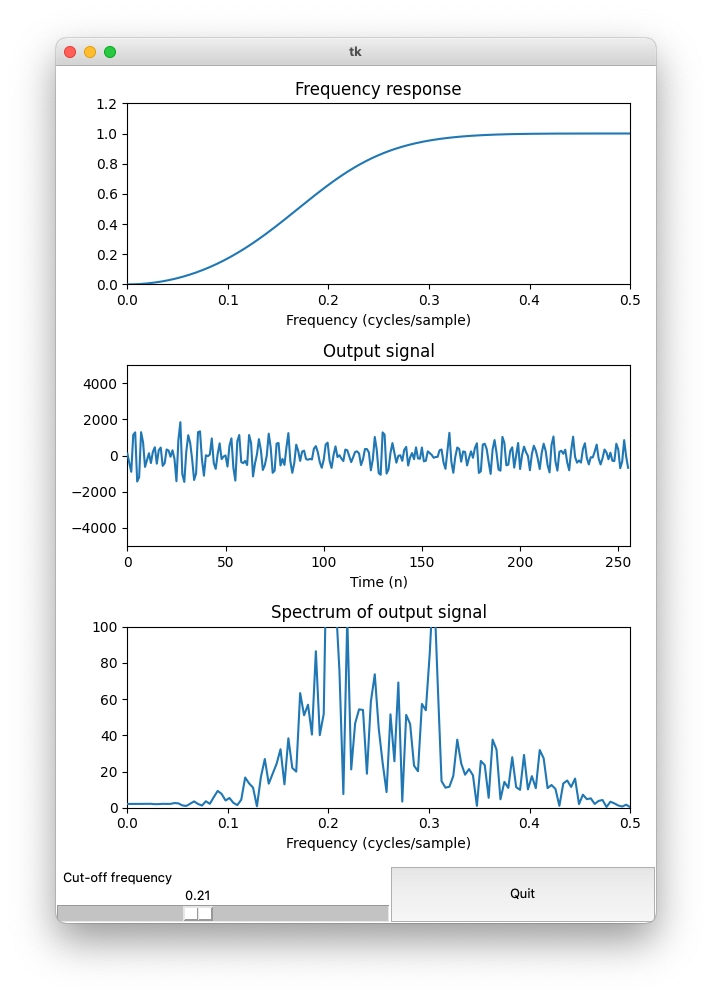

Write the Python code that produced this figure.
# plot_play_microphone_filter_numpy_spectrum_nopyplot.py

# It can have low-latency without drop-outs! (on my mac, using MacOSX backend)

# RATE = 16000 and BLOCKLEN = 256 --> no drop outs, good
# RATE = 16000 and BLOCKLEN = 128 --> drop outs 
# RATE = 8000 and BLOCKLEN = 64 --> drop outs 

import pyaudio
import numpy as np
from scipy.signal import butter, lfilter, freqz
import matplotlib.figure
from matplotlib import animation

import tkinter as Tk    
from matplotlib.backends.backend_tkagg import FigureCanvasTkAgg

matplotlib.use('TkAgg')
# matplotlib.use('MacOSX')

print('The matplotlib backend is %s' % matplotlib.get_backend())             # the backend used by matplotlib

# RATE = 8000
RATE = 16000
WIDTH = 2
CHANNELS = 1


# BLOCKLEN = 512
BLOCKLEN = 256    
# BLOCKLEN = 128          # DROP-OUTS
# BLOCKLEN = 64       # Continuous DROP-OUTS

BLOCK_DURATION = 1000.0 * BLOCKLEN/RATE # duration in milliseconds
print('Block length: %d' % BLOCKLEN)
print('Duration of block in milliseconds: %.1f' % BLOCK_DURATION)


# Update filter when slider is moved
def update_filter(event):
    global a, b
    global fc
    fc = cutoff_freq.get()
    # [b, a] = butter(ORDER, 2 * fc)
    [b, a] = butter(ORDER, 2 * fc, btype = 'high')
    [om, H] = freqz(b, a)
    
    line_freqresp.set_ydata(np.abs(H))
    # fig1.canvas.draw()


# DEFINE TKINTER ROOT

root = Tk.Tk()    # Define root before creating figure

# Cut-off frequency slider
cutoff_freq = Tk.DoubleVar()            # Define Tk variable
cutoff_freq.set(0.25)                   # Initilize
S_cutoff = Tk.Scale(root, label = 'Cut-off frequency',
        variable = cutoff_freq,
        from_ = 0.01, to = 0.49, resolution = 0.01,
        orient = 'horizontal', 
        command = update_filter)

# Quit button
B_quit = Tk.Button(root, text = 'Quit', command = root.quit)


# Initialize filter for plotting
b = [0]
a = [1]
[om, H] = freqz(b, a)
f = om/(2 * np.pi)
ORDER = 2   # filter order
states = np.zeros(ORDER)

# DEFINE FIGURE

fig1 = matplotlib.figure.Figure()
ax_freqresp = fig1.add_subplot(3, 1, 1)
ax_signal = fig1.add_subplot(3, 1, 2)
ax_spectrum = fig1.add_subplot(3, 1, 3)
fig1.set_size_inches((6, 8))  # (width, height)

n = np.arange(BLOCKLEN)
output_block = np.zeros(BLOCKLEN)
[line_signal] = ax_signal.plot([], [])
# [line_signal] = ax_signal.plot(n, output_block)

[line_freqresp] = ax_freqresp.plot([], [])
# [line_freqresp] = ax_freqresp.plot(f, np.abs(H))

X = np.fft.rfft(output_block)  # real fft
f2 = np.arange(X.size) / BLOCKLEN
[line_spectrum] = ax_spectrum.plot([], [])
# [line_spectrum] = ax_spectrum.plot(f2, np.abs(X)/BLOCKLEN)


# Turn figure into a Tkinter widget
my_canvas = FigureCanvasTkAgg(fig1, master = root)
# fig1.canvas.draw()   # (optional ?)
# my_canvas.draw()   # (optional ?)
C1 = my_canvas.get_tk_widget()   # canvas widget

# PLACE WIDGETS

C1.pack()
B_quit.pack(side = 'right', expand = True, fill = 'both')
S_cutoff.pack(side = 'left', expand = True, fill = 'both')

# Open the audio output stream
p = pyaudio.PyAudio()

PA_FORMAT = p.get_format_from_width(WIDTH)
stream = p.open(
    format = PA_FORMAT,
    channels = CHANNELS,
    rate = RATE,
    input = True,
    output = True,
    frames_per_buffer = BLOCKLEN)   # optional, but can help to reduce latency


def my_init():
    print('hello')

    line_signal.set_xdata(n)
    line_signal.set_ydata(output_block)
    ax_signal.set_ylim(-5000, 5000)
    ax_signal.set_xlim(0, BLOCKLEN)
    ax_signal.set_xlabel('Time (n)')
    ax_signal.set_title('Output signal')

    update_filter(None)         # draw frequency response
    line_freqresp.set_xdata(f)
    ax_freqresp.set_xlim(0, 0.5)
    ax_freqresp.set_ylim(0, 1.2)
    ax_freqresp.set_title('Frequency response')
    ax_freqresp.set_xlabel('Frequency (cycles/sample)')

    line_spectrum.set_ydata(np.abs(np.fft.rfft(output_block))/BLOCKLEN)
    line_spectrum.set_xdata(f2)
    ax_spectrum.set_xlim(0, 0.5)
    ax_spectrum.set_ylim(0, 100)
    ax_spectrum.set_title('Spectrum of output signal')
    ax_spectrum.set_xlabel('Frequency (cycles/sample)')

    fig1.tight_layout()

    update_filter(None)


    return (line_signal, line_freqresp, line_spectrum)

output_block = np.zeros(BLOCKLEN)
MAXVALUE = 2**15-1

def my_update(i):

    global states

    # Get block of samples from audion input stream
    input_bytes = stream.read(BLOCKLEN, exception_on_overflow = False)

    # Convert binary data to number sequence (tuple)
    input_block = np.frombuffer(input_bytes, dtype = 'int16')

    # filtering
    [output_block, states] = lfilter(b, a, input_block, zi = states)

    signal_block = np.clip(output_block, -MAXVALUE, MAXVALUE)   
    # clips maximum value before converting to 16 bit integers
        
    # Convert output value to binary data
    # And write binary data to audio output stream
    stream.write(output_block.astype('int16').tobytes(), BLOCKLEN)

    # update_waveform_plot(output_block)
    line_signal.set_ydata(output_block)
    line_spectrum.set_ydata(np.abs(np.fft.rfft(output_block))/BLOCKLEN)

    return (line_signal, line_freqresp, line_spectrum)


my_anima = animation.FuncAnimation(
    fig1,
    my_update,
    init_func = my_init,
    interval = 10,   # milliseconds (what happens if this is 200?)
    blit = True,
    cache_frame_data = False,
    repeat = False
)

Tk.mainloop()           # Start Tkinter (includes animation)

stream.stop_stream()
stream.close()
p.terminate()

print('* Finished')
